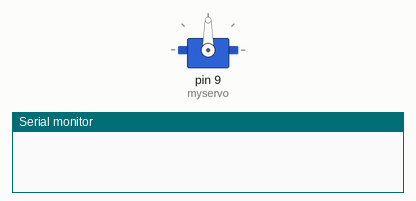
This sketch was run on a simulated Arduino Uno, built with avr-gcc and run on an emulated ATmega328P. Shown: servo, the last lines printed to the serial monitor.

Above: at 0.1 s.
At 1.1 s:
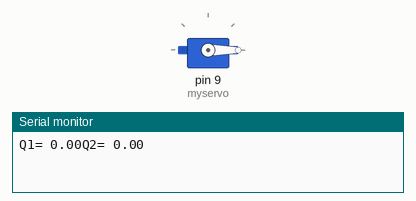
Timing chart, 0 to 2.6 s (numbered marks = the images above):
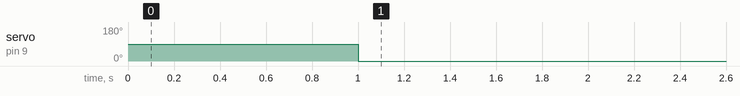

The sketch:

forward_kinematic_1.ino
```cpp
// forward kinematic
//to find position of the end-effector
const float L1= 10; //length 1
const float L2= 15; // length 2
float Q1,Q2,x,y,q1,q2; // angles to calculate //CLACULATE THE POSITION END-EFFECTOR
int Q=20;
#include <Servo.h>
Servo myservo;

void setup()
{
  myservo.attach(9); //servo attach to D9
 Serial.begin(9600);
  delay(1000);
}
void loop()
{

Serial.print("Q1= ");
Serial.print(q1);
Serial.print("Q2= ");
Serial.print(q2);
Serial.println();

 Q1=q1*PI/180;
 Q2=q2*PI/180;
 x=(L1*cos(Q1))+(L2*cos(Q1+Q2));
 y=(L1*sin(Q1))+(L2*sin(Q1+Q2));


 myservo.write(q1);
 myservo.write(q2);

 delay(1000);


}
```

Measured:
- by itself, servo on pin 9 (myservo): 90° → 0° at 1.0 s
